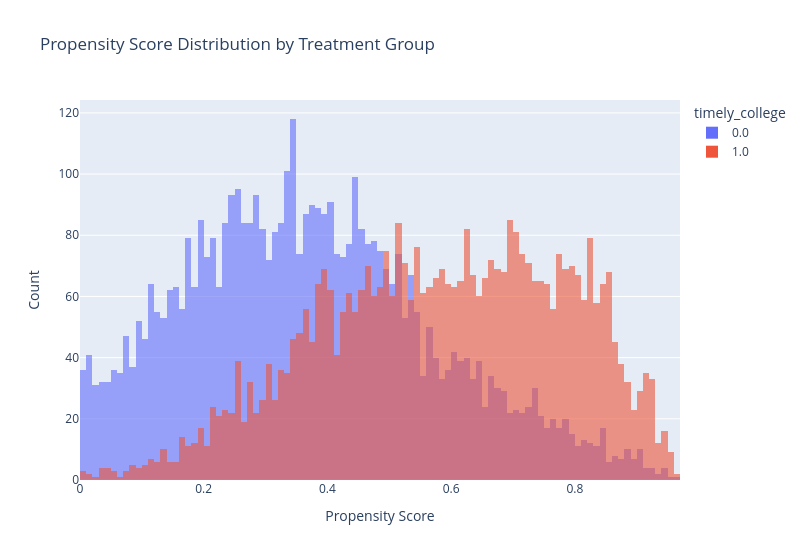

Write notebook code for a chart like this one.
### Markdown cell above
## Propensity Score Distributions

### Code cell
import plotly.express as px

fig = px.histogram(
    data_ps,
    x="propensity_score",
    color=treatment,
    nbins=100,
    barmode="overlay",
    opacity=0.6,
    title="Propensity Score Distribution by Treatment Group",
)

fig.update_layout(
    xaxis_title="Propensity Score",
    yaxis_title="Count",
    width=800
)

fig.show()

### Figure 1 — Plotly figure (JSON) as saved in the notebook; plotly's stock layout.template omitted (floating-point values rounded to 4 significant figures; data arrays with more than 128 entries replaced by an {"elided": "..."} marker saying what was removed)
{"data": [{"bingroup": "x", "hovertemplate": "timely_college=0.0<br>propensity_score=%{x}<br>count=%{y}<extra></extra>", "legendgroup": "0.0", "marker": {"color": "#636efa", "opacity": 0.6, "pattern": {"shape": ""}}, "name": "0.0", "nbinsx": 100, "orientation": "v", "showlegend": true, "type": "histogram", "x": {"elided": "4688 float values"}, "xaxis": "x", "yaxis": "y"}, {"bingroup": "x", "hovertemplate": "timely_college=1.0<br>propensity_score=%{x}<br>count=%{y}<extra></extra>", "legendgroup": "1.0", "marker": {"color": "#EF553B", "opacity": 0.6, "pattern": {"shape": ""}}, "name": "1.0", "nbinsx": 100, "orientation": "v", "showlegend": true, "type": "histogram", "x": {"elided": "4158 float values"}, "xaxis": "x", "yaxis": "y"}], "layout": {"barmode": "overlay", "legend": {"title": {"text": "timely_college"}, "tracegroupgap": 0}, "title": {"text": "Propensity Score Distribution by Treatment Group"}, "width": 800, "xaxis": {"anchor": "y", "domain": [0, 1], "title": {"text": "Propensity Score"}}, "yaxis": {"anchor": "x", "domain": [0, 1], "title": {"text": "Count"}}}}
